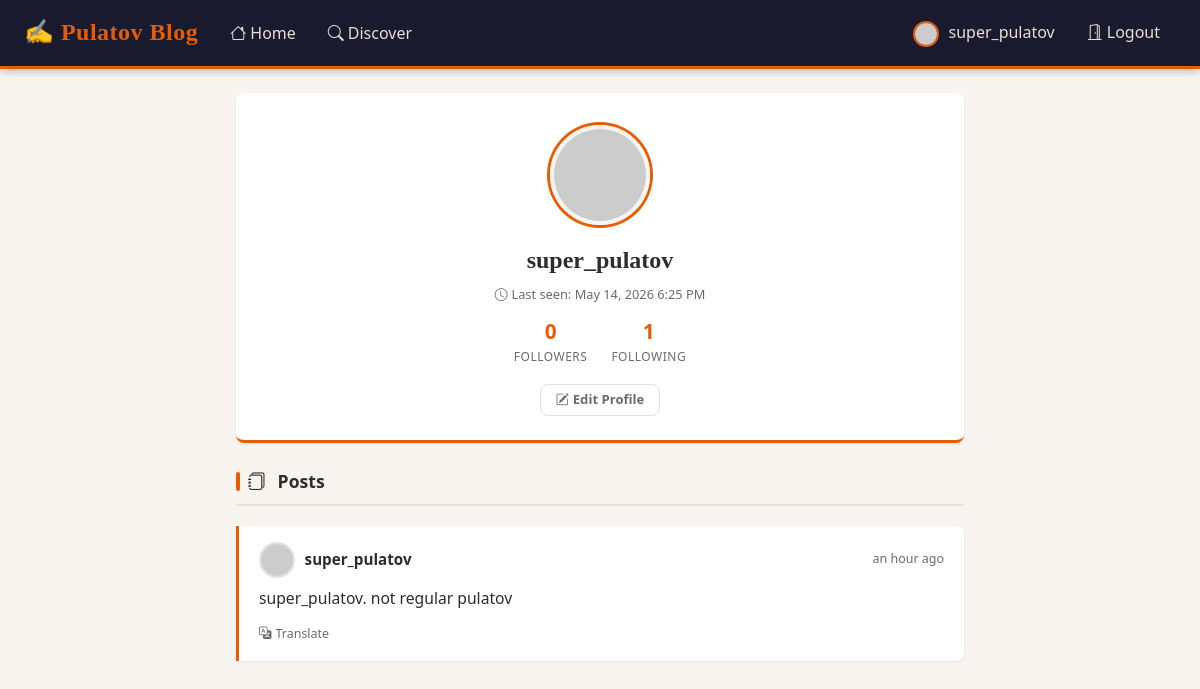
The app's page /user/super_pulatov (signed in) with its own data.
### app/models.py (models this page shows, shortened)
class User(UserMixin, db.Model):
    id: so.Mapped[int] = so.mapped_column(primary_key=True)
    username: so.Mapped[str] = so.mapped_column(sa.String(64), index=True,
                                                unique=True)
    email: so.Mapped[str] = so.mapped_column(sa.String(120), index=True,
                                             unique=True)
    password_hash: so.Mapped[Optional[str]] = so.mapped_column(sa.String(256))
    about_me: so.Mapped[Optional[str]] = so.mapped_column(sa.String(140))
    last_seen: so.Mapped[Optional[datetime]] = so.mapped_column(
        default=lambda: datetime.now(timezone.utc))
    posts: so.WriteOnlyMapped['Post'] = so.relationship(
        back_populates='author')
    following: so.WriteOnlyMapped['User'] = so.relationship(
        secondary=followers,
        primaryjoin=(followers.c.follower_id == id),
        secondaryjoin=(followers.c.followed_id == id),
        back_populates='followers')
    followers: so.WriteOnlyMapped['User'] = so.relationship(
        secondary=followers,
        primaryjoin=(followers.c.followed_id == id),
        secondaryjoin=(followers.c.follower_id == id),
        back_populates='following')
    def avatar(self, size):
        digest = md5(self.email.lower().encode('utf-8')).hexdigest()
        return f'https://www.gravatar.com/avatar/{digest}?d=identicon&s={size}'
    def followers_count(self):
        cnt_query = sa.select(sa.func.count()).select_from(
            self.followers.select().subquery())
        return db.session.scalar(cnt_query)
    def following_count(self):
        cnt_query = sa.select(sa.func.count()).select_from(
            self.following.select().subquery())
        return db.session.scalar(cnt_query)

class Post(db.Model):
    id: so.Mapped[int] = so.mapped_column(primary_key=True)
    body: so.Mapped[str] = so.mapped_column(sa.String(140))
    timestamp: so.Mapped[datetime] = so.mapped_column(
        index=True, default=lambda: datetime.now(timezone.utc))
    user_id: so.Mapped[int] = so.mapped_column(sa.ForeignKey(User.id),
                                               index=True)
    language: so.Mapped[Optional[str]] = so.mapped_column(sa.String(5))
    author: so.Mapped[User] = so.relationship(back_populates='posts')

### app/routes.py (the view)
@app.route('/user/<username>')
@login_required
def user(username):
    usr = db.first_or_404(sa.select(User).where(User.username == username))
    page_num = request.args.get('page', 1, type=int)
    post_query = usr.posts.select().order_by(Post.timestamp.desc())
    paginated = db.paginate(post_query, page=page_num,
                            per_page=app.config['POSTS_PER_PAGE'],
                            error_out=False)
    next_url = url_for('user', username=usr.username, page=paginated.next_num) \
        if paginated.has_next else None
    prev_url = url_for('user', username=usr.username, page=paginated.prev_num) \
        if paginated.has_prev else None
    form = EmptyForm()
    return render_template('user.html', user=usr, posts=paginated.items,
                           next_url=next_url, prev_url=prev_url, form=form)

### app/__init__.py (called while the page is built)
def get_locale():
    return request.accept_languages.best_match(app.config['LANGUAGES']) or 'en'

### app/models.py (called while the page is built)
@login.user_loader
def load_user(uid):
    return db.session.get(User, int(uid))

### app/routes.py (called while the page is built)
@app.before_request
def before_request():
    if current_user.is_authenticated:
        current_user.last_seen = datetime.now(timezone.utc)
        db.session.commit()
    g.locale = str(get_locale())

### app/templates/user.html (shortened to what this page needs)
{% extends "base.html" %}
{% block content %}
<div class="profile-header">
  <img src="{{ user.avatar(100) }}" class="profile-avatar-lg" alt="{{ user.username }}">
  <div class="profile-username">{{ user.username }}</div>
  {% if user.last_seen %}
  <p class="profile-last-seen">
    <i class="bi bi-clock me-1"></i>{{ _('Last seen:') }}
    {{ moment(user.last_seen).format('LLL') }}
  </p>
  {% endif %}
  <div class="profile-stats">
    <div class="stat-item">
      <span class="stat-value">{{ user.followers_count() }}</span>
      <span class="stat-label">{{ _('followers') }}</span>
    </div>
    <div class="stat-item">
      <span class="stat-value">{{ user.following_count() }}</span>
      <span class="stat-label">{{ _('following') }}</span>
    </div>
  </div>
  <div class="profile-actions">
    {% if user == current_user %}
    <a href="{{ url_for('edit_profile') }}" class="btn btn-outline-secondary btn-sm-action">
      <i class="bi bi-pencil-square me-1"></i>{{ _('Edit Profile') }}
    </a>
    {% elif not current_user.is_following(user) %}
    <form action="{{ url_for('follow', username=user.username) }}" method="post" class="d-inline">
      {{ form.hidden_tag() }}
      {{ form.submit(value=_('Follow'), class='btn btn-primary btn-sm-action') }}
    </form>
    {% else %}
    <form action="{{ url_for('unfollow', username=user.username) }}" method="post" class="d-inline">
      {{ form.hidden_tag() }}
      {{ form.submit(value=_('Unfollow'), class='btn btn-outline-secondary btn-sm-action') }}
    </form>
    {% endif %}
  </div>
</div>
<div class="section-title">
  <span class="title-accent"></span>
  <i class="bi bi-journals me-1"></i>{{ _('Posts') }}
</div>
{% if posts %}
  {% for post in posts %}
    {% include '_post.html' %}
  {% endfor %}
{% else %}
<div class="empty-state">
  <div class="empty-icon"><i class="bi bi-journal-x"></i></div>
  <p>{{ _('No posts yet.') }}</p>
</div>
{% endif %}
{% endblock %}

### app/templates/base.html (shortened to what this page needs)
<!doctype html>
<html lang="{{ g.locale }}">
  <head>
    <link href="https://cdn.jsdelivr.net/npm/bootstrap@5.3.2/dist/css/bootstrap.min.css"
          rel="stylesheet"
>
    <link rel="stylesheet"
          href="https://cdn.jsdelivr.net/npm/bootstrap-icons@1.11.3/font/bootstrap-icons.min.css">
    <link rel="stylesheet" href="{{ url_for('static', filename='styles.css') }}">
  </head>
  <body>
    <nav class="navbar navbar-expand-lg site-navbar sticky-top">
      <div class="container-fluid px-3 px-lg-4">
        <a class="navbar-brand" href="{{ url_for('index') }}">
          &#9997; Pulatov Blog
        </a>
        <div class="collapse navbar-collapse" id="mainNav">
          <ul class="navbar-nav me-auto mb-2 mb-lg-0">
            <li class="nav-item">
              <a class="nav-link" href="{{ url_for('index') }}">
                <i class="bi bi-house me-1"></i>{{ _('Home') }}
              </a>
            </li>
            <li class="nav-item">
              <a class="nav-link" href="{{ url_for('explore') }}">
                <i class="bi bi-search me-1"></i>{{ _('Discover') }}
              </a>
            </li>
          </ul>
          <ul class="navbar-nav ms-auto mb-2 mb-lg-0">
            {% if current_user.is_anonymous %}
            <li class="nav-item">
              <a class="nav-link" href="{{ url_for('login') }}">
                <i class="bi bi-person-circle me-1"></i>{{ _('Login') }}
              </a>
            </li>
            <li class="nav-item">
              <a class="nav-link" href="{{ url_for('register') }}">
                <i class="bi bi-person-plus me-1"></i>{{ _('Register') }}
              </a>
            </li>
            {% else %}
            <li class="nav-item">
              <a class="nav-link" href="{{ url_for('user', username=current_user.username) }}">
                <img src="{{ current_user.avatar(26) }}" alt=""
                     style="width:26px;height:26px;border-radius:50%;object-fit:cover;border:2px solid #e85d04;margin-right:5px;">
                {{ current_user.username }}
              </a>
            </li>
            <li class="nav-item">
              <a class="nav-link" href="{{ url_for('logout') }}">
                <i class="bi bi-door-open me-1"></i>{{ _('Logout') }}
              </a>
            </li>
            {% endif %}
          </ul>
        </div>
      </div>
    </nav>
    <div class="page-wrapper">
      {% block content %}{% endblock %}
    </div>
  </body>
</html>

### app/templates/_post.html
<div class="post-entry">
  <div class="post-entry-header">
    <div class="post-author-info">
      <a href="{{ url_for('user', username=post.author.username) }}">
        <img src="{{ post.author.avatar(36) }}" class="post-avatar-sm" alt="{{ post.author.username }}">
      </a>
      <a href="{{ url_for('user', username=post.author.username) }}" class="post-author-name">
        {{ post.author.username }}
      </a>
    </div>
    <span class="post-time">{{ moment(post.timestamp).fromNow() }}</span>
  </div>
  <p class="post-body-text">
    <span id="post{{ post.id }}">{{ post.body }}</span>
  </p>
  {% if post.language and post.language != g.locale %}
  <div id="translation{{ post.id }}">
    <a href="javascript:translate(
        'post{{ post.id }}',
        'translation{{ post.id }}',
        '{{ post.language }}',
        '{{ g.locale }}')" class="translate-btn">
      <i class="bi bi-translate me-1"></i>{{ _('Translate') }}
    </a>
  </div>
  {% endif %}
</div>

### app/static/styles.css (style rules this page uses)
:root { --primary: #e85d04; --primary-dark: #c44d03; --primary-light: #ff7c2a; --bg: #f8f5f0; --bg-card: #ffffff; --text: #2d2d2d; --text-muted: #6b6b6b; --border: #e8e0d5; --navbar-bg: #1a1a2e; --navbar-text: #e8e0d5; --shadow-sm: 0 1px 3px rgba(0,0,0,0.08); --shadow-md: 0 4px 12px rgba(0,0,0,0.10); --radius: 8px; --transition: 0.18s ease; }
*, *::before, *::after { box-sizing: border-box; }
body { background-color: var(--bg); color: var(--text); font-family: 'Segoe UI', Georgia, 'Times New Roman', serif; font-size: 1rem; line-height: 1.65; min-height: 100vh; }
a { color: var(--primary); text-decoration: none; transition: color var(--transition); }
.site-navbar { background-color: var(--navbar-bg) !important; border-bottom: 3px solid var(--primary); box-shadow: 0 2px 8px rgba(0,0,0,0.25); }
.site-navbar .navbar-brand { color: var(--primary) !important; font-weight: 800; font-size: 1.5rem; letter-spacing: 0.5px; font-family: Georgia, serif; }
.site-navbar .nav-link { color: var(--navbar-text) !important; font-weight: 500; padding: 0.5rem 1rem !important; border-radius: var(--radius); transition: background var(--transition), color var(--transition); }
.page-wrapper { max-width: 760px; margin: 0 auto; padding: 1.5rem 1rem 4rem; }
.section-title { font-size: 1.1rem; font-weight: 700; color: var(--text); border-bottom: 2px solid var(--border); padding-bottom: 0.5rem; margin-bottom: 1.25rem; display: flex; align-items: center; gap: 0.5rem; }
.section-title .title-accent { display: inline-block; width: 4px; height: 1.1em; background: var(--primary); border-radius: 2px; }
.post-entry { background: var(--bg-card); border-left: 3px solid var(--primary); border-radius: 0 var(--radius) var(--radius) 0; padding: 1rem 1.25rem; margin-bottom: 0.75rem; box-shadow: var(--shadow-sm); transition: border-left-width var(--transition), box-shadow var(--transition); }
.post-entry-header { display: flex; align-items: center; justify-content: space-between; margin-bottom: 0.5rem; }
.post-author-info { display: flex; align-items: center; gap: 0.6rem; }
.post-avatar-sm { width: 36px; height: 36px; border-radius: 50%; object-fit: cover; border: 2px solid var(--border); transition: border-color var(--transition); }
.post-author-name { font-weight: 700; color: var(--text); font-size: 0.95rem; }
.post-time { font-size: 0.78rem; color: var(--text-muted); white-space: nowrap; }
.post-body-text { color: var(--text); font-size: 0.98rem; line-height: 1.6; margin: 0.25rem 0 0.5rem; }
.translate-btn { font-size: 0.78rem; color: var(--text-muted); background: none; border: none; padding: 0; cursor: pointer; transition: color var(--transition); }
.btn { border-radius: var(--radius); font-weight: 600; transition: all var(--transition); }
.btn-outline-secondary { border-color: var(--border); color: var(--text-muted); }
.btn-sm-action { font-size: 0.82rem; padding: 0.3rem 0.9rem; }
.profile-header { text-align: center; background: var(--bg-card); border-radius: var(--radius); border-bottom: 3px solid var(--primary); padding: 2rem 1.5rem 1.5rem; margin-bottom: 1.5rem; box-shadow: var(--shadow-sm); }
.profile-avatar-lg { width: 100px; height: 100px; border-radius: 50%; object-fit: cover; border: 4px solid var(--bg); box-shadow: 0 0 0 3px var(--primary); margin-bottom: 1rem; }
.profile-username { font-size: 1.5rem; font-weight: 800; color: var(--text); margin-bottom: 0.25rem; font-family: Georgia, serif; }
.profile-last-seen { font-size: 0.8rem; color: var(--text-muted); margin-bottom: 1rem; }
.profile-stats { display: flex; justify-content: center; gap: 1.5rem; margin-bottom: 1rem; }
.stat-item { text-align: center; }
.stat-value { display: block; font-size: 1.3rem; font-weight: 800; color: var(--primary); line-height: 1; }
.stat-label { font-size: 0.75rem; color: var(--text-muted); text-transform: uppercase; letter-spacing: 0.5px; }
.profile-actions { margin-top: 1rem; }

### records on screen
User: username "super_pulatov", last_seen "May 14, 2026 6:25 PM"
Post: author.username "super_pulatov", timestamp "an hour ago", body "super_pulatov. not regular pulatov"

### other values on screen
{{ user.followers_count() }} "0"
{{ user.following_count() }} "1"
